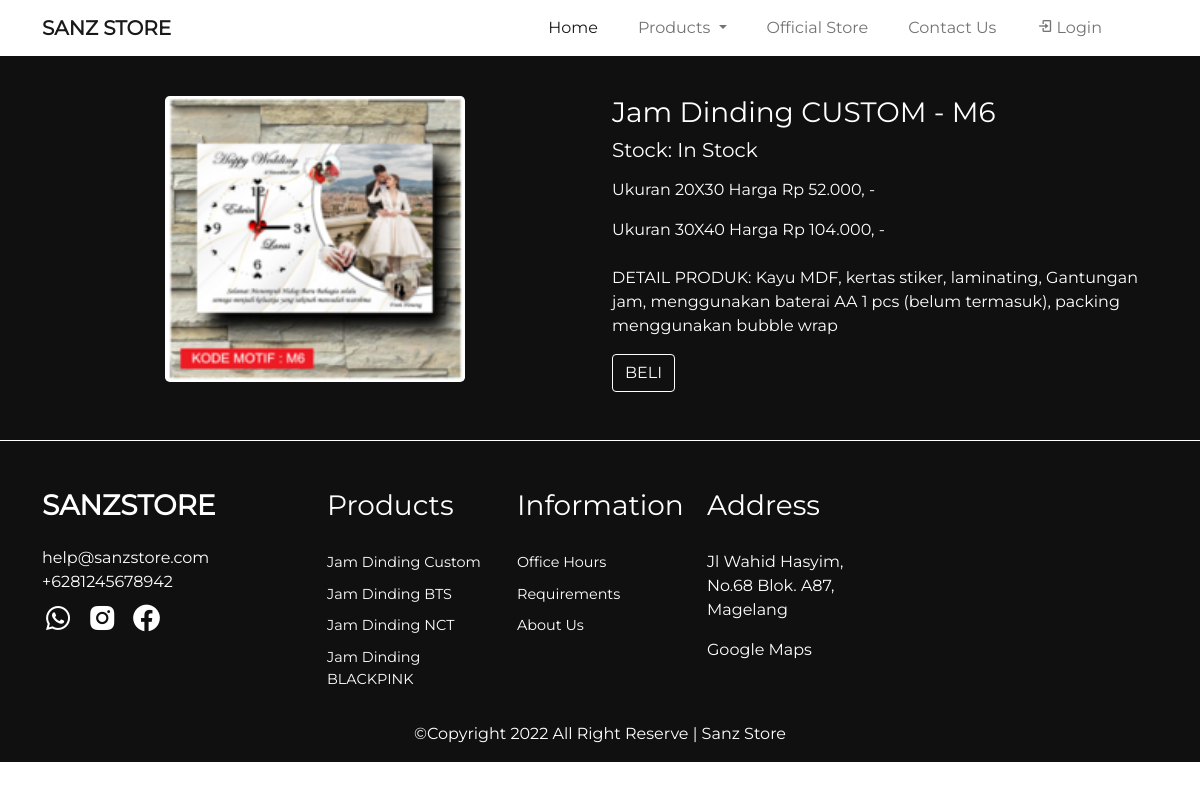
The app's page /detail-custom.php?id=CST-03 with its own data.
### tables this page shows
CREATE TABLE `produk` (
  `ID_PRODUK` varchar(8) NOT NULL,
  `NAMA_PRODUK` varchar(50) NOT NULL,
  `DESC_PRODUK` text NOT NULL,
  `JENIS_PRODUK` int(3) NOT NULL,
  `IMAGE_LINK` text NOT NULL
);

### detail-custom.php (the view, shortened to what this page needs)
<!DOCTYPE html>
<html lang="en">
<head>
  <link rel="stylesheet" href="assets/css/bootstrap.min.css">
  <link rel="stylesheet" href="https://unpkg.com/swiper/swiper-bundle.min.css"/>
  <link href='https://unpkg.com/boxicons@2.1.2/css/boxicons.min.css' rel='stylesheet'>
  <link rel="stylesheet" href="assets/custom/style.css">
</head>
<body>
  <?php
    include 'component/header.php';
    include 'koneksi.php';
    $ID = $_GET['id'];
    $query = mysqli_query($koneksi, "SELECT * FROM produk WHERE ID_PRODUK = '$ID'");
    $result = mysqli_fetch_array($query);
  ?>
  <section id="detail" class="detail py-5">
    <div class="container text-white">
      <div class="row mt-5">
        <div class="col-lg-6 text-center">
          <img src="<?php echo $result['IMAGE_LINK']; ?>" width="300" class="img-fluid rounded-3" alt="">
        </div>
        <div class="col-lg-6 mt-4 mt-lg-0">
          <h3>Jam Dinding <?php echo $result['NAMA_PRODUK']; ?></h3>
          <h5>Stock: In Stock</h5>
          <p class="mt-3">Ukuran 20X30 Harga Rp 52.000, -</p>
          <p>Ukuran 30X40 Harga Rp 104.000, -</p>
          <p class="mt-4"><?php echo $result['DESC_PRODUK']; ?></p>
          <a href="order-custom.php?id=<?php echo $result['ID_PRODUK']; ?>" class="btn text-light">BELI</a>
        </div>
      </div>
    </div>
  </section>
  <?php include 'component/footer.php' ?>
</body>
</html>

### assets/custom/style.css (style rules this page uses)
* { box-sizing: border-box; text-decoration: none!important; }
body { font-family: 'Montserrat'; }
.detail { padding-top: 50px; background-color: #111010; margin-bottom: -100px; }
.detail .btn { border: 1px solid white; }

### records on screen
produk: IMAGE_LINK (picture), NAMA_PRODUK "CUSTOM - M6", DESC_PRODUK "DETAIL PRODUK: Kayu MDF, kertas stiker, laminating, Gantungan jam, menggunakan baterai AA 1 pcs (belum termasuk), packing menggunakan bubble wrap"
